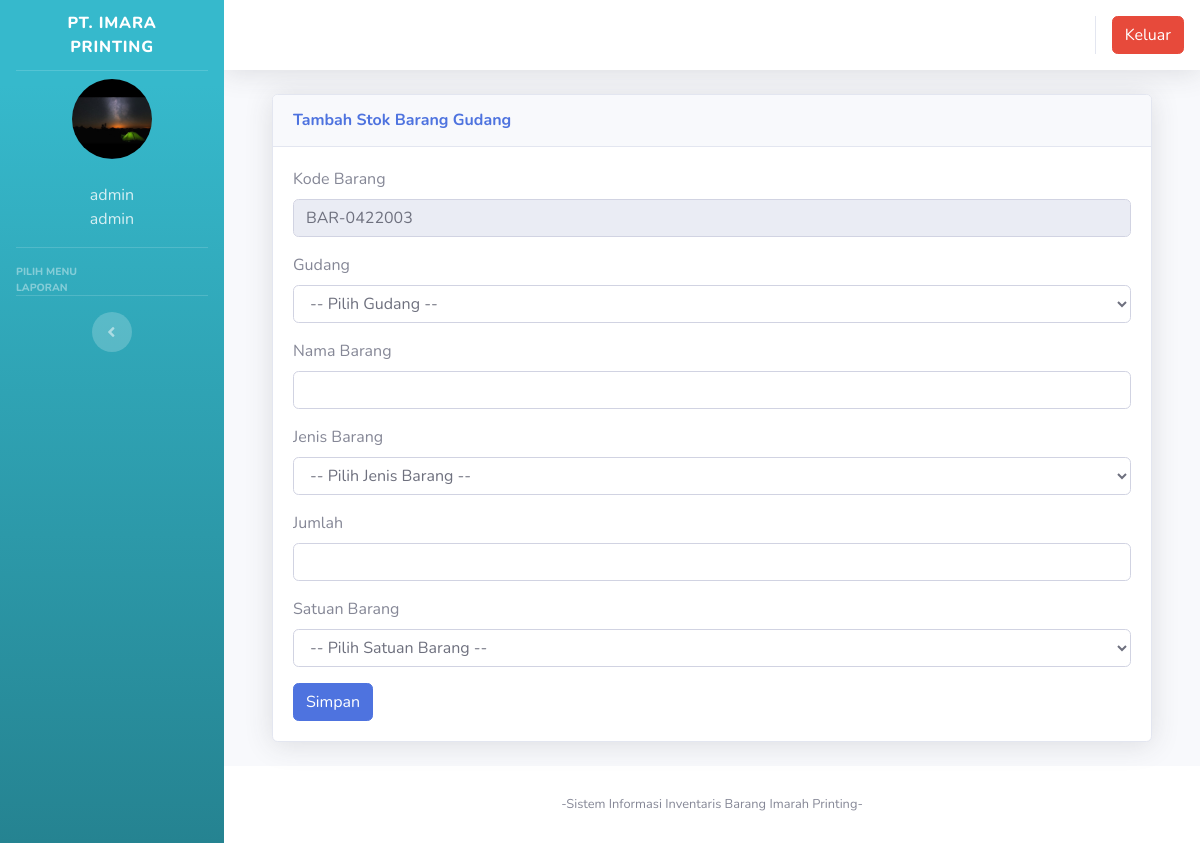
Page /index.php?page=gudang&aksi=tambahgudang (signed in) on the earlier database version.
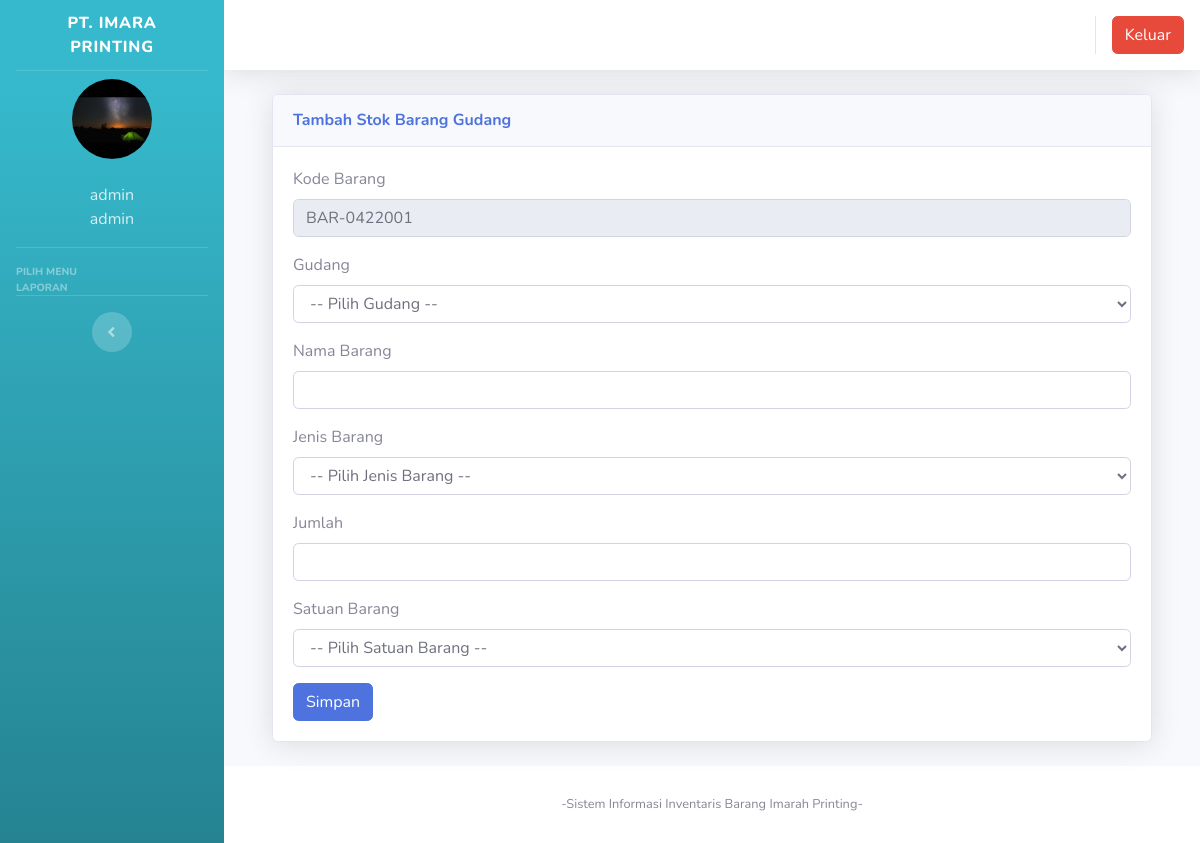
Same page on the later database version.
### tables this page shows
CREATE TABLE `gudang` (
  `id` int(11) NOT NULL,
  `kode_barang` varchar(100) NOT NULL,
  `jenis_gudang` varchar(100) NOT NULL,
  `nama_barang` varchar(100) NOT NULL,
  `jenis_barang` varchar(100) NOT NULL,
  `jumlah` varchar(250) NOT NULL,
  `satuan` varchar(100) NOT NULL
);

### page/gudang/tambahgudang.php (the view, shortened to what this page needs)
<?php
$get_kode_barang = $_GET['kode_barang'];
$format = $nama_barang = $jenis_barang = $satuan = $jumlah = $jenis_gudang = "";
$koneksi = new mysqli("localhost","root","","inventori");
if(!ISSET($get_kode_barang)){
	$no = mysqli_query($koneksi, "select kode_barang from gudang order by kode_barang desc");
	$kdbarang = mysqli_fetch_array($no);
	$kode = $kdbarang['kode_barang'];
	$urut = substr($kode, 8, 3);
	$tambah = (int) $urut + 1;
	$bulan = date("m");
	$tahun = date("y");
	if(strlen($tambah) == 1){
		$format = "BAR-".$bulan.$tahun."00".$tambah;
	} else if(strlen($tambah) == 2){
		$format = "BAR-".$bulan.$tahun."0".$tambah;
	} else{
		$format = "BAR-".$bulan.$tahun.$tambah;
	}
}
?>
 <div class="container-fluid">
          <div class="card shadow mb-4">
            <div class="card-header py-3">
              <h6 class="m-0 font-weight-bold text-primary"><?php if(ISSET($get_kode_barang)) echo "Ubah"; else echo "Tambah"?> Stok Barang Gudang</h6>
            </div>
            <div class="card-body">
              <div class="table-responsive">
							<div class="body">
							<form method="POST" enctype="multipart/form-data">
							<label for="">Kode Barang</label>
                            <div class="form-group">
                               <div class="form-line">
                                  <input type="text" name="kode_barang" class="form-control" id="kode_barang" value="<?php echo $format; ?>" readonly />
							</div>
                            </div>
							<label for="">Gudang</label>
                            <div class="form-group">
                               <div class="form-line">
									<select name="jenis_gudang" id="cmb_jenis_gudang" class="form-control" >
										<option value="">-- Pilih Gudang  --</option>
									</select>
								</div>
                            </div>
							<label for="">Nama Barang</label>
                            <div class="form-group">
                               <div class="form-line">
                                <input type="text" name="nama_barang" class="form-control" value="<?=$nama_barang?>" required />
							</div>
                            </div>
							<label for="">Jenis Barang</label>
                            <div class="form-group">
                               <div class="form-line">
									<select name="jenis_barang" class="form-control" >
									<option value="">-- Pilih Jenis Barang  --</option>
									</select>
								</div>
                            </div>
                            <label for="">Jumlah</label>
                            <div class="form-group">
                               <div class="form-line">
                                <input type="number" name="jumlah" class="form-control" id="jumlah" value="<?php echo $jumlah; ?>" required <?php if(ISSET($get_kode_barang)) echo 'readOnly'?> />
								</div>
                            </div>
							<label for="">Satuan Barang</label>
                            <div class="form-group">
                               <div class="form-line">
                                <select name="satuan" class="form-control" >
								<option value="">-- Pilih Satuan Barang --</option>
								</select>
							</div>
                            </div>
							<input type="submit" name="simpan" value="Simpan" class="btn btn-primary">
							</form>

Differences in the rows shown:
removed gudang: kode_barang "BAR-0422003"
Other differences:
form field kode_barang: (not shown) → "BAR-0422001"
